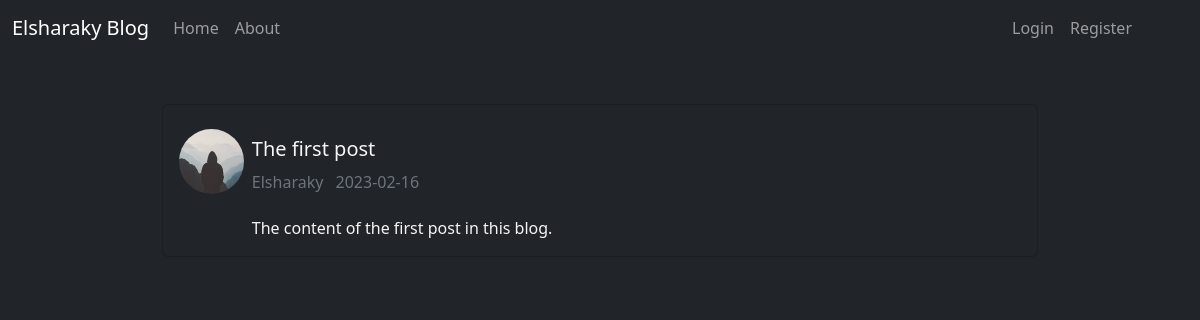
/posts?post=1, run on the app's committed database.
### flaskblog/models.py (models this page shows, shortened)
class User(db.Model,UserMixin):
    id = db.Column(db.Integer,primary_key=True)
    username = db.Column(db.String(20),unique=True,nullable=False)
    email = db.Column(db.String(100),unique=True,nullable=False)
    password = db.Column(db.String(60),nullable=False)
    profile_img = db.Column(db.String(20),default='default.jpg',nullable=False)
    posts = db.relationship('Post',backref='author')

class Post(db.Model):
    id = db.Column(db.Integer,primary_key=True)
    title = db.Column(db.String(250),nullable=False)
    content = db.Column(db.Text,nullable=False)
    date = db.Column(db.DateTime,nullable=False,default=datetime.utcnow)
    user_id = db.Column(db.Integer,db.ForeignKey('user.id'),nullable=False)

### flaskblog/routes.py (the view)
@app.route('/posts')
def post():
    post = Post.query.get(request.args.get('post'))
    return render_template('posts.html',title=f'{post.author.username} Post',post=post) if post else abort(404)

### flaskblog/templates/posts.html (shortened to what this page needs)
{% extends 'layout.html' %}
{% block content %}
    <div class="card mb-3" style="background-color: rgb(33 36 41);">
        <div class="row g-0">
            <div class="col-md-1 pt-4 pb-2 ps-3">
                <img src="{{ url_for('static',filename='images/{}'.format(post.author.profile_img)) }}" class="rounded-circle art_img" alt="profile pic">
            </div>
            <div class="col-md-9 pt-3">
                <div class="card-body">
                <h5 class="card-title mb-3 txt">{{ post.title }}</h5>
                <h6 class="card-subtitle mb-2 text-muted">
                    <p class="me-2" style="display: inline-block;">{{ post.author.username }}</p>
                    <p class="text-muted" style="display: inline-block;">{{ post.date.strftime('%Y-%m-%d') }}</p>
                </h6>
                <p class="card-text txt">{{ post.content }}</p>
            </div>
            </div>
            </div>
    </div>
{% endblock content %}

### flaskblog/static/main.css (style rules this page uses)
body { margin: 0; padding: 0; box-sizing: border-box; background-color: rgb(33 36 41); }
h1,h2,h3,h4,h5,h6 { color: whitesmoke; }
.txt { color: whitesmoke; }
.art_img { width: 65px; height: 65px; }

### data on the page
User: profile_img (placeholder picture), author.username "Elsharaky"
Post: title "The first post", date "2023-02-16", content "The content of the first post in this blog."
